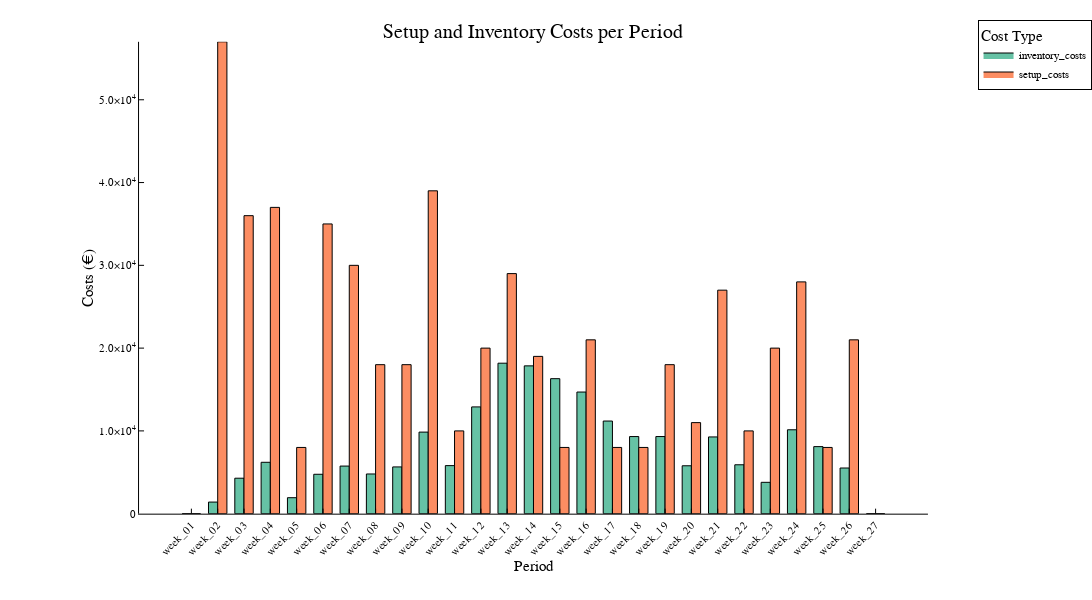

The notebook cell this image was saved under:
### Code cell
stacked_costs = create_cost_results()
p = create_cost_plot(stacked_costs)

### Figure 1 — Plotly figure (JSON) as saved in the notebook; plotly's stock layout.template omitted (floating-point values rounded to 4 significant figures)
{"data": [{"fill": "tozeroy", "fillcolor": "rgba(102, 194, 165, 1.000)", "legendgroup": "inventory_costs", "line": {"color": "rgba(0, 0, 0, 1.000)", "dash": "solid", "width": 1}, "mode": "lines", "name": "inventory_costs", "showlegend": true, "type": "scatter", "x": [0.15, 0.15, 0.5, 0.5, 0.15], "xaxis": "x1", "y": [0, 0, 0, 0, 0], "yaxis": "y1"}, {"fill": "tozeroy", "fillcolor": "rgba(102, 194, 165, 1.000)", "legendgroup": "inventory_costs", "line": {"color": "rgba(0, 0, 0, 1.000)", "dash": "solid", "width": 1}, "mode": "lines", "name": "inventory_costs", "showlegend": false, "type": "scatter", "x": [1.15, 1.15, 1.5, 1.5, 1.15], "xaxis": "x1", "y": [1400.0, 0, 0, 1400.0, 1400.0], "yaxis": "y1"}, {"fill": "tozeroy", "fillcolor": "rgba(102, 194, 165, 1.000)", "legendgroup": "inventory_costs", "line": {"color": "rgba(0, 0, 0, 1.000)", "dash": "solid", "width": 1}, "mode": "lines", "name": "inventory_costs", "showlegend": false, "type": "scatter", "x": [2.15, 2.15, 2.5, 2.5, 2.15], "xaxis": "x1", "y": [4283.0, 0, 0, 4283.0, 4283.0], "yaxis": "y1"}, {"fill": "tozeroy", "fillcolor": "rgba(102, 194, 165, 1.000)", "legendgroup": "inventory_costs", "line": {"color": "rgba(0, 0, 0, 1.000)", "dash": "solid", "width": 1}, "mode": "lines", "name": "inventory_costs", "showlegend": false, "type": "scatter", "x": [3.15, 3.15, 3.5, 3.5, 3.15], "xaxis": "x1", "y": [6207.0, 0, 0, 6207.0, 6207.0], "yaxis": "y1"}, {"fill": "tozeroy", "fillcolor": "rgba(102, 194, 165, 1.000)", "legendgroup": "inventory_costs", "line": {"color": "rgba(0, 0, 0, 1.000)", "dash": "solid", "width": 1}, "mode": "lines", "name": "inventory_costs", "showlegend": false, "type": "scatter", "x": [4.15, 4.15, 4.5, 4.5, 4.15], "xaxis": "x1", "y": [1930.0, 0, 0, 1930.0, 1930.0], "yaxis": "y1"}, {"fill": "tozeroy", "fillcolor": "rgba(102, 194, 165, 1.000)", "legendgroup": "inventory_costs", "line": {"color": "rgba(0, 0, 0, 1.000)", "dash": "solid", "width": 1}, "mode": "lines", "name": "inventory_costs", "showlegend": false, "type": "scatter", "x": [5.15, 5.15, 5.5, 5.5, 5.15], "xaxis": "x1", "y": [4759.0, 0, 0, 4759.0, 4759.0], "yaxis": "y1"}, {"fill": "tozeroy", "fillcolor": "rgba(102, 194, 165, 1.000)", "legendgroup": "inventory_costs", "line": {"color": "rgba(0, 0, 0, 1.000)", "dash": "solid", "width": 1}, "mode": "lines", "name": "inventory_costs", "showlegend": false, "type": "scatter", "x": [6.15, 6.15, 6.5, 6.5, 6.15], "xaxis": "x1", "y": [5751.0, 0, 0, 5751.0, 5751.0], "yaxis": "y1"}, {"fill": "tozeroy", "fillcolor": "rgba(102, 194, 165, 1.000)", "legendgroup": "inventory_costs", "line": {"color": "rgba(0, 0, 0, 1.000)", "dash": "solid", "width": 1}, "mode": "lines", "name": "inventory_costs", "showlegend": false, "type": "scatter", "x": [7.15, 7.15, 7.5, 7.5, 7.15], "xaxis": "x1", "y": [4794.0, 0, 0, 4794.0, 4794.0], "yaxis": "y1"}, {"fill": "tozeroy", "fillcolor": "rgba(102, 194, 165, 1.000)", "legendgroup": "inventory_costs", "line": {"color": "rgba(0, 0, 0, 1.000)", "dash": "solid", "width": 1}, "mode": "lines", "name": "inventory_costs", "showlegend": false, "type": "scatter", "x": [8.15, 8.15, 8.5, 8.5, 8.15], "xaxis": "x1", "y": [5648.0, 0, 0, 5648.0, 5648.0], "yaxis": "y1"}, {"fill": "tozeroy", "fillcolor": "rgba(102, 194, 165, 1.000)", "legendgroup": "inventory_costs", "line": {"color": "rgba(0, 0, 0, 1.000)", "dash": "solid", "width": 1}, "mode": "lines", "name": "inventory_costs", "showlegend": false, "type": "scatter", "x": [9.15, 9.15, 9.5, 9.5, 9.15], "xaxis": "x1", "y": [9854.0, 0, 0, 9854.0, 9854.0], "yaxis": "y1"}, {"fill": "tozeroy", "fillcolor": "rgba(102, 194, 165, 1.000)", "legendgroup": "inventory_costs", "line": {"color": "rgba(0, 0, 0, 1.000)", "dash": "solid", "width": 1}, "mode": "lines", "name": "inventory_costs", "showlegend": false, "type": "scatter", "x": [10.15, 10.15, 10.5, 10.5, 10.15], "xaxis": "x1", "y": [5804.0, 0, 0, 5804.0, 5804.0], "yaxis": "y1"}, {"fill": "tozeroy", "fillcolor": "rgba(102, 194, 165, 1.000)", "legendgroup": "inventory_costs", "line": {"color": "rgba(0, 0, 0, 1.000)", "dash": "solid", "width": 1}, "mode": "lines", "name": "inventory_costs", "showlegend": false, "type": "scatter", "x": [11.15, 11.15, 11.5, 11.5, 11.15], "xaxis": "x1", "y": [12900.0, 0, 0, 12900.0, 12900.0], "yaxis": "y1"}, {"fill": "tozeroy", "fillcolor": "rgba(102, 194, 165, 1.000)", "legendgroup": "inventory_costs", "line": {"color": "rgba(0, 0, 0, 1.000)", "dash": "solid", "width": 1}, "mode": "lines", "name": "inventory_costs", "showlegend": false, "type": "scatter", "x": [12.15, 12.15, 12.5, 12.5, 12.15], "xaxis": "x1", "y": [18180.0, 0, 0, 18180.0, 18180.0], "yaxis": "y1"}, {"fill": "tozeroy", "fillcolor": "rgba(102, 194, 165, 1.000)", "legendgroup": "inventory_costs", "line": {"color": "rgba(0, 0, 0, 1.000)", "dash": "solid", "width": 1}, "mode": "lines", "name": "inventory_costs", "showlegend": false, "type": "scatter", "x": [13.15, 13.15, 13.5, 13.5, 13.15], "xaxis": "x1", "y": [17850.0, 0, 0, 17850.0, 17850.0], "yaxis": "y1"}, {"fill": "tozeroy", "fillcolor": "rgba(102, 194, 165, 1.000)", "legendgroup": "inventory_costs", "line": {"color": "rgba(0, 0, 0, 1.000)", "dash": "solid", "width": 1}, "mode": "lines", "name": "inventory_costs", "showlegend": false, "type": "scatter", "x": [14.15, 14.15, 14.5, 14.5, 14.15], "xaxis": "x1", "y": [16310.0, 0, 0, 16310.0, 16310.0], "yaxis": "y1"}, {"fill": "tozeroy", "fillcolor": "rgba(102, 194, 165, 1.000)", "legendgroup": "inventory_costs", "line": {"color": "rgba(0, 0, 0, 1.000)", "dash": "solid", "width": 1}, "mode": "lines", "name": "inventory_costs", "showlegend": false, "type": "scatter", "x": [15.15, 15.15, 15.5, 15.5, 15.15], "xaxis": "x1", "y": [14690.0, 0, 0, 14690.0, 14690.0], "yaxis": "y1"}, {"fill": "tozeroy", "fillcolor": "rgba(102, 194, 165, 1.000)", "legendgroup": "inventory_costs", "line": {"color": "rgba(0, 0, 0, 1.000)", "dash": "solid", "width": 1}, "mode": "lines", "name": "inventory_costs", "showlegend": false, "type": "scatter", "x": [16.15, 16.15, 16.5, 16.5, 16.15], "xaxis": "x1", "y": [11190.0, 0, 0, 11190.0, 11190.0], "yaxis": "y1"}, {"fill": "tozeroy", "fillcolor": "rgba(102, 194, 165, 1.000)", "legendgroup": "inventory_costs", "line": {"color": "rgba(0, 0, 0, 1.000)", "dash": "solid", "width": 1}, "mode": "lines", "name": "inventory_costs", "showlegend": false, "type": "scatter", "x": [17.15, 17.15, 17.5, 17.5, 17.15], "xaxis": "x1", "y": [9316.0, 0, 0, 9316.0, 9316.0], "yaxis": "y1"}, {"fill": "tozeroy", "fillcolor": "rgba(102, 194, 165, 1.000)", "legendgroup": "inventory_costs", "line": {"color": "rgba(0, 0, 0, 1.000)", "dash": "solid", "width": 1}, "mode": "lines", "name": "inventory_costs", "showlegend": false, "type": "scatter", "x": [18.15, 18.15, 18.5, 18.5, 18.15], "xaxis": "x1", "y": [9318.0, 0, 0, 9318.0, 9318.0], "yaxis": "y1"}, {"fill": "tozeroy", "fillcolor": "rgba(102, 194, 165, 1.000)", "legendgroup": "inventory_costs", "line": {"color": "rgba(0, 0, 0, 1.000)", "dash": "solid", "width": 1}, "mode": "lines", "name": "inventory_costs", "showlegend": false, "type": "scatter", "x": [19.15, 19.15, 19.5, 19.5, 19.15], "xaxis": "x1", "y": [5786.0, 0, 0, 5786.0, 5786.0], "yaxis": "y1"}, {"fill": "tozeroy", "fillcolor": "rgba(102, 194, 165, 1.000)", "legendgroup": "inventory_costs", "line": {"color": "rgba(0, 0, 0, 1.000)", "dash": "solid", "width": 1}, "mode": "lines", "name": "inventory_costs", "showlegend": false, "type": "scatter", "x": [20.15, 20.15, 20.5, 20.5, 20.15], "xaxis": "x1", "y": [9269.0, 0, 0, 9269.0, 9269.0], "yaxis": "y1"}, {"fill": "tozeroy", "fillcolor": "rgba(102, 194, 165, 1.000)", "legendgroup": "inventory_costs", "line": {"color": "rgba(0, 0, 0, 1.000)", "dash": "solid", "width": 1}, "mode": "lines", "name": "inventory_costs", "showlegend": false, "type": "scatter", "x": [21.15, 21.15, 21.5, 21.5, 21.15], "xaxis": "x1", "y": [5907.0, 0, 0, 5907.0, 5907.0], "yaxis": "y1"}, {"fill": "tozeroy", "fillcolor": "rgba(102, 194, 165, 1.000)", "legendgroup": "inventory_costs", "line": {"color": "rgba(0, 0, 0, 1.000)", "dash": "solid", "width": 1}, "mode": "lines", "name": "inventory_costs", "showlegend": false, "type": "scatter", "x": [22.15, 22.15, 22.5, 22.5, 22.15], "xaxis": "x1", "y": [3787.0, 0, 0, 3787.0, 3787.0], "yaxis": "y1"}, {"fill": "tozeroy", "fillcolor": "rgba(102, 194, 165, 1.000)", "legendgroup": "inventory_costs", "line": {"color": "rgba(0, 0, 0, 1.000)", "dash": "solid", "width": 1}, "mode": "lines", "name": "inventory_costs", "showlegend": false, "type": "scatter", "x": [23.15, 23.15, 23.5, 23.5, 23.15], "xaxis": "x1", "y": [10130.0, 0, 0, 10130.0, 10130.0], "yaxis": "y1"}, {"fill": "tozeroy", "fillcolor": "rgba(102, 194, 165, 1.000)", "legendgroup": "inventory_costs", "line": {"color": "rgba(0, 0, 0, 1.000)", "dash": "solid", "width": 1}, "mode": "lines", "name": "inventory_costs", "showlegend": false, "type": "scatter", "x": [24.15, 24.15, 24.5, 24.5, 24.15], "xaxis": "x1", "y": [8101.0, 0, 0, 8101.0, 8101.0], "yaxis": "y1"}, {"fill": "tozeroy", "fillcolor": "rgba(102, 194, 165, 1.000)", "legendgroup": "inventory_costs", "line": {"color": "rgba(0, 0, 0, 1.000)", "dash": "solid", "width": 1}, "mode": "lines", "name": "inventory_costs", "showlegend": false, "type": "scatter", "x": [25.15, 25.15, 25.5, 25.5, 25.15], "xaxis": "x1", "y": [5515.0, 0, 0, 5515.0, 5515.0], "yaxis": "y1"}, {"fill": "tozeroy", "fillcolor": "rgba(102, 194, 165, 1.000)", "legendgroup": "inventory_costs", "line": {"color": "rgba(0, 0, 0, 1.000)", "dash": "solid", "width": 1}, "mode": "lines", "name": "inventory_costs", "showlegend": false, "type": "scatter", "x": [26.15, 26.15, 26.5, 26.5, 26.15], "xaxis": "x1", "y": [0, 0, 0, 0, 0], "yaxis": "y1"}, {"colorbar": {"len": 0.8426, "title": "", "x": 0.9967, "y": 0.5397}, "legendgroup": "inventory_costs", "marker": {"color": "rgba(102, 194, 165, 0.000)", "line": {"color": "rgba(0, 0, 0, 0.000)", "width": 1}, "size": 0, "symbol": "circle"}, "mode": "markers", "name": "inventory_costs", "showlegend": false, "type": "scatter", "x": [0.325, 1.325, 2.325, 3.325, 4.325, 5.325, 6.325, 7.325, 8.325, 9.325, 10.33, 11.33, 12.33, 13.33, 14.33, 15.33, 16.32, 17.32, 18.32, 19.32, 20.32, 21.32, 22.32, 23.32, 24.32, 25.32, 26.32], "xaxis": "x", "y": [0, 1400.0, 4283.0, 6207.0, 1930.0, 4759.0, 5751.0, 4794.0, 5648.0, 9854.0, 5804.0, 12900.0, 18180.0, 17850.0, 16310.0, 14690.0, 11190.0, 9316.0, 9318.0, 5786.0, 9269.0, 5907.0, 3787.0, 10130.0, 8101.0, 5515.0, 0], "yaxis": "y"}, {"fill": "tozeroy", "fillcolor": "rgba(252, 141, 98, 1.000)", "legendgroup": "setup_costs", "line": {"color": "rgba(0, 0, 0, 1.000)", "dash": "solid", "width": 1}, "mode": "lines", "name": "setup_costs", "showlegend": true, "type": "scatter", "x": [0.5, 0.5, 0.85, 0.85, 0.5], "xaxis": "x1", "y": [0, 0, 0, 0, 0], "yaxis": "y1"}, {"fill": "tozeroy", "fillcolor": "rgba(252, 141, 98, 1.000)", "legendgroup": "setup_costs", "line": {"color": "rgba(0, 0, 0, 1.000)", "dash": "solid", "width": 1}, "mode": "lines", "name": "setup_costs", "showlegend": false, "type": "scatter", "x": [1.5, 1.5, 1.85, 1.85, 1.5], "xaxis": "x1", "y": [57000, 0, 0, 57000, 57000], "yaxis": "y1"}, {"fill": "tozeroy", "fillcolor": "rgba(252, 141, 98, 1.000)", "legendgroup": "setup_costs", "line": {"color": "rgba(0, 0, 0, 1.000)", "dash": "solid", "width": 1}, "mode": "lines", "name": "setup_costs", "showlegend": false, "type": "scatter", "x": [2.5, 2.5, 2.85, 2.85, 2.5], "xaxis": "x1", "y": [36000, 0, 0, 36000, 36000], "yaxis": "y1"}, {"fill": "tozeroy", "fillcolor": "rgba(252, 141, 98, 1.000)", "legendgroup": "setup_costs", "line": {"color": "rgba(0, 0, 0, 1.000)", "dash": "solid", "width": 1}, "mode": "lines", "name": "setup_costs", "showlegend": false, "type": "scatter", "x": [3.5, 3.5, 3.85, 3.85, 3.5], "xaxis": "x1", "y": [37000, 0, 0, 37000, 37000], "yaxis": "y1"}, {"fill": "tozeroy", "fillcolor": "rgba(252, 141, 98, 1.000)", "legendgroup": "setup_costs", "line": {"color": "rgba(0, 0, 0, 1.000)", "dash": "solid", "width": 1}, "mode": "lines", "name": "setup_costs", "showlegend": false, "type": "scatter", "x": [4.5, 4.5, 4.85, 4.85, 4.5], "xaxis": "x1", "y": [8000, 0, 0, 8000, 8000], "yaxis": "y1"}, {"fill": "tozeroy", "fillcolor": "rgba(252, 141, 98, 1.000)", "legendgroup": "setup_costs", "line": {"color": "rgba(0, 0, 0, 1.000)", "dash": "solid", "width": 1}, "mode": "lines", "name": "setup_costs", "showlegend": false, "type": "scatter", "x": [5.5, 5.5, 5.85, 5.85, 5.5], "xaxis": "x1", "y": [35000, 0, 0, 35000, 35000], "yaxis": "y1"}, {"fill": "tozeroy", "fillcolor": "rgba(252, 141, 98, 1.000)", "legendgroup": "setup_costs", "line": {"color": "rgba(0, 0, 0, 1.000)", "dash": "solid", "width": 1}, "mode": "lines", "name": "setup_costs", "showlegend": false, "type": "scatter", "x": [6.5, 6.5, 6.85, 6.85, 6.5], "xaxis": "x1", "y": [30000, 0, 0, 30000, 30000], "yaxis": "y1"}, {"fill": "tozeroy", "fillcolor": "rgba(252, 141, 98, 1.000)", "legendgroup": "setup_costs", "line": {"color": "rgba(0, 0, 0, 1.000)", "dash": "solid", "width": 1}, "mode": "lines", "name": "setup_costs", "showlegend": false, "type": "scatter", "x": [7.5, 7.5, 7.85, 7.85, 7.5], "xaxis": "x1", "y": [18000, 0, 0, 18000, 18000], "yaxis": "y1"}, {"fill": "tozeroy", "fillcolor": "rgba(252, 141, 98, 1.000)", "legendgroup": "setup_costs", "line": {"color": "rgba(0, 0, 0, 1.000)", "dash": "solid", "width": 1}, "mode": "lines", "name": "setup_costs", "showlegend": false, "type": "scatter", "x": [8.5, 8.5, 8.85, 8.85, 8.5], "xaxis": "x1", "y": [18000, 0, 0, 18000, 18000], "yaxis": "y1"}, {"fill": "tozeroy", "fillcolor": "rgba(252, 141, 98, 1.000)", "legendgroup": "setup_costs", "line": {"color": "rgba(0, 0, 0, 1.000)", "dash": "solid", "width": 1}, "mode": "lines", "name": "setup_costs", "showlegend": false, "type": "scatter", "x": [9.5, 9.5, 9.85, 9.85, 9.5], "xaxis": "x1", "y": [39000, 0, 0, 39000, 39000], "yaxis": "y1"}, {"fill": "tozeroy", "fillcolor": "rgba(252, 141, 98, 1.000)", "legendgroup": "setup_costs", "line": {"color": "rgba(0, 0, 0, 1.000)", "dash": "solid", "width": 1}, "mode": "lines", "name": "setup_costs", "showlegend": false, "type": "scatter", "x": [10.5, 10.5, 10.85, 10.85, 10.5], "xaxis": "x1", "y": [10000, 0, 0, 10000, 10000], "yaxis": "y1"}, {"fill": "tozeroy", "fillcolor": "rgba(252, 141, 98, 1.000)", "legendgroup": "setup_costs", "line": {"color": "rgba(0, 0, 0, 1.000)", "dash": "solid", "width": 1}, "mode": "lines", "name": "setup_costs", "showlegend": false, "type": "scatter", "x": [11.5, 11.5, 11.85, 11.85, 11.5], "xaxis": "x1", "y": [20000, 0, 0, 20000, 20000], "yaxis": "y1"}, {"fill": "tozeroy", "fillcolor": "rgba(252, 141, 98, 1.000)", "legendgroup": "setup_costs", "line": {"color": "rgba(0, 0, 0, 1.000)", "dash": "solid", "width": 1}, "mode": "lines", "name": "setup_costs", "showlegend": false, "type": "scatter", "x": [12.5, 12.5, 12.85, 12.85, 12.5], "xaxis": "x1", "y": [29000, 0, 0, 29000, 29000], "yaxis": "y1"}, {"fill": "tozeroy", "fillcolor": "rgba(252, 141, 98, 1.000)", "legendgroup": "setup_costs", "line": {"color": "rgba(0, 0, 0, 1.000)", "dash": "solid", "width": 1}, "mode": "lines", "name": "setup_costs", "showlegend": false, "type": "scatter", "x": [13.5, 13.5, 13.85, 13.85, 13.5], "xaxis": "x1", "y": [19000, 0, 0, 19000, 19000], "yaxis": "y1"}, {"fill": "tozeroy", "fillcolor": "rgba(252, 141, 98, 1.000)", "legendgroup": "setup_costs", "line": {"color": "rgba(0, 0, 0, 1.000)", "dash": "solid", "width": 1}, "mode": "lines", "name": "setup_costs", "showlegend": false, "type": "scatter", "x": [14.5, 14.5, 14.85, 14.85, 14.5], "xaxis": "x1", "y": [8000, 0, 0, 8000, 8000], "yaxis": "y1"}, {"fill": "tozeroy", "fillcolor": "rgba(252, 141, 98, 1.000)", "legendgroup": "setup_costs", "line": {"color": "rgba(0, 0, 0, 1.000)", "dash": "solid", "width": 1}, "mode": "lines", "name": "setup_costs", "showlegend": false, "type": "scatter", "x": [15.5, 15.5, 15.85, 15.85, 15.5], "xaxis": "x1", "y": [21000, 0, 0, 21000, 21000], "yaxis": "y1"}, {"fill": "tozeroy", "fillcolor": "rgba(252, 141, 98, 1.000)", "legendgroup": "setup_costs", "line": {"color": "rgba(0, 0, 0, 1.000)", "dash": "solid", "width": 1}, "mode": "lines", "name": "setup_costs", "showlegend": false, "type": "scatter", "x": [16.5, 16.5, 16.85, 16.85, 16.5], "xaxis": "x1", "y": [8000, 0, 0, 8000, 8000], "yaxis": "y1"}, {"fill": "tozeroy", "fillcolor": "rgba(252, 141, 98, 1.000)", "legendgroup": "setup_costs", "line": {"color": "rgba(0, 0, 0, 1.000)", "dash": "solid", "width": 1}, "mode": "lines", "name": "setup_costs", "showlegend": false, "type": "scatter", "x": [17.5, 17.5, 17.85, 17.85, 17.5], "xaxis": "x1", "y": [8000, 0, 0, 8000, 8000], "yaxis": "y1"}, {"fill": "tozeroy", "fillcolor": "rgba(252, 141, 98, 1.000)", "legendgroup": "setup_costs", "line": {"color": "rgba(0, 0, 0, 1.000)", "dash": "solid", "width": 1}, "mode": "lines", "name": "setup_costs", "showlegend": false, "type": "scatter", "x": [18.5, 18.5, 18.85, 18.85, 18.5], "xaxis": "x1", "y": [18000, 0, 0, 18000, 18000], "yaxis": "y1"}, {"fill": "tozeroy", "fillcolor": "rgba(252, 141, 98, 1.000)", "legendgroup": "setup_costs", "line": {"color": "rgba(0, 0, 0, 1.000)", "dash": "solid", "width": 1}, "mode": "lines", "name": "setup_costs", "showlegend": false, "type": "scatter", "x": [19.5, 19.5, 19.85, 19.85, 19.5], "xaxis": "x1", "y": [11000, 0, 0, 11000, 11000], "yaxis": "y1"}, {"fill": "tozeroy", "fillcolor": "rgba(252, 141, 98, 1.000)", "legendgroup": "setup_costs", "line": {"color": "rgba(0, 0, 0, 1.000)", "dash": "solid", "width": 1}, "mode": "lines", "name": "setup_costs", "showlegend": false, "type": "scatter", "x": [20.5, 20.5, 20.85, 20.85, 20.5], "xaxis": "x1", "y": [27000, 0, 0, 27000, 27000], "yaxis": "y1"}, {"fill": "tozeroy", "fillcolor": "rgba(252, 141, 98, 1.000)", "legendgroup": "setup_costs", "line": {"color": "rgba(0, 0, 0, 1.000)", "dash": "solid", "width": 1}, "mode": "lines", "name": "setup_costs", "showlegend": false, "type": "scatter", "x": [21.5, 21.5, 21.85, 21.85, 21.5], "xaxis": "x1", "y": [10000, 0, 0, 10000, 10000], "yaxis": "y1"}, {"fill": "tozeroy", "fillcolor": "rgba(252, 141, 98, 1.000)", "legendgroup": "setup_costs", "line": {"color": "rgba(0, 0, 0, 1.000)", "dash": "solid", "width": 1}, "mode": "lines", "name": "setup_costs", "showlegend": false, "type": "scatter", "x": [22.5, 22.5, 22.85, 22.85, 22.5], "xaxis": "x1", "y": [20000, 0, 0, 20000, 20000], "yaxis": "y1"}, {"fill": "tozeroy", "fillcolor": "rgba(252, 141, 98, 1.000)", "legendgroup": "setup_costs", "line": {"color": "rgba(0, 0, 0, 1.000)", "dash": "solid", "width": 1}, "mode": "lines", "name": "setup_costs", "showlegend": false, "type": "scatter", "x": [23.5, 23.5, 23.85, 23.85, 23.5], "xaxis": "x1", "y": [28000, 0, 0, 28000, 28000], "yaxis": "y1"}, {"fill": "tozeroy", "fillcolor": "rgba(252, 141, 98, 1.000)", "legendgroup": "setup_costs", "line": {"color": "rgba(0, 0, 0, 1.000)", "dash": "solid", "width": 1}, "mode": "lines", "name": "setup_costs", "showlegend": false, "type": "scatter", "x": [24.5, 24.5, 24.85, 24.85, 24.5], "xaxis": "x1", "y": [8000, 0, 0, 8000, 8000], "yaxis": "y1"}, {"fill": "tozeroy", "fillcolor": "rgba(252, 141, 98, 1.000)", "legendgroup": "setup_costs", "line": {"color": "rgba(0, 0, 0, 1.000)", "dash": "solid", "width": 1}, "mode": "lines", "name": "setup_costs", "showlegend": false, "type": "scatter", "x": [25.5, 25.5, 25.85, 25.85, 25.5], "xaxis": "x1", "y": [21000, 0, 0, 21000, 21000], "yaxis": "y1"}, {"fill": "tozeroy", "fillcolor": "rgba(252, 141, 98, 1.000)", "legendgroup": "setup_costs", "line": {"color": "rgba(0, 0, 0, 1.000)", "dash": "solid", "width": 1}, "mode": "lines", "name": "setup_costs", "showlegend": false, "type": "scatter", "x": [26.5, 26.5, 26.85, 26.85, 26.5], "xaxis": "x1", "y": [1.336e-13, 0, 0, 1.336e-13, 1.336e-13], "yaxis": "y1"}, {"colorbar": {"len": 0.8426, "title": "", "x": 0.9967, "y": 0.5397}, "legendgroup": "setup_costs", "marker": {"color": "rgba(252, 141, 98, 0.000)", "line": {"color": "rgba(0, 0, 0, 0.000)", "width": 1}, "size": 0, "symbol": "circle"}, "mode": "markers", "name": "setup_costs", "showlegend": false, "type": "scatter", "x": [0.675, 1.675, 2.675, 3.675, 4.675, 5.675, 6.675, 7.675, 8.675, 9.675, 10.68, 11.68, 12.68, 13.68, 14.68, 15.68, 16.68, 17.68, 18.68, 19.68, 20.68, 21.68, 22.68, 23.68, 24.68, 25.68, 26.68], "xaxis": "x", "y": [0, 57000, 36000, 37000, 8000, 35000, 30000, 18000, 18000, 39000, 10000, 20000, 29000, 19000, 8000, 21000, 8000, 8000, 18000, 11000, 27000, 10000, 20000, 28000, 8000, 21000, 1.336e-13], "yaxis": "y"}], "layout": {"annotations": [{"font": {"color": "rgba(0, 0, 0, 1.000)", "family": "sans-serif", "size": 20}, "rotation": 0, "showarrow": false, "text": "Setup and Inventory Costs per Period", "x": 0.573, "xanchor": "center", "xref": "paper", "y": 1, "yanchor": "top", "yref": "paper"}], "height": 600, "legend": {"bgcolor": "rgba(255, 255, 255, 1.000)", "bordercolor": "rgba(0, 0, 0, 1.000)", "borderwidth": 1, "font": {"color": "rgba(0, 0, 0, 1.000)", "family": "sans-serif", "size": 11}, "title": {"font": {"color": "rgba(0, 0, 0, 1.000)", "family": "sans-serif", "size": 15}, "text": "Cost Type"}, "tracegroupgap": 0, "traceorder": "normal", "x": 1.05, "xanchor": "upper", "y": 1, "yanchor": "right"}, "margin": {"b": 20, "l": 0, "r": 0, "t": 20}, "paper_bgcolor": "rgba(255, 255, 255, 1.000)", "plot_bgcolor": "rgba(255, 255, 255, 1.000)", "showlegend": true, "width": 1200, "xaxis": {"anchor": "y", "domain": [0.1493, 0.9967], "gridcolor": "rgba(0, 0, 0, 0.100)", "gridwidth": 0.5, "linecolor": "rgba(0, 0, 0, 1.000)", "mirror": false, "range": [-1.489, 28.49], "showgrid": false, "showline": true, "showticklabels": true, "tickangle": -45, "tickcolor": "rgb(0, 0, 0)", "tickfont": {"color": "rgba(0, 0, 0, 1.000)", "family": "sans-serif", "size": 11}, "tickmode": "array", "ticks": "inside", "ticktext": ["week_01", "week_02", "week_03", "week_04", "week_05", "week_06", "week_07", "week_08", "week_09", "week_10", "week_11", "week_12", "week_13", "week_14", "week_15", "week_16", "week_17", "week_18", "week_19", "week_20", "week_21", "week_22", "week_23", "week_24", "week_25", "week_26", "week_27"], "tickvals": [0.5, 1.5, 2.5, 3.5, 4.5, 5.5, 6.5, 7.5, 8.5, 9.5, 10.5, 11.5, 12.5, 13.5, 14.5, 15.5, 16.5, 17.5, 18.5, 19.5, 20.5, 21.5, 22.5, 23.5, 24.5, 25.5, 26.5], "title": "Period", "titlefont": {"color": "rgba(0, 0, 0, 1.000)", "family": "sans-serif", "size": 15}, "type": "-", "visible": true, "zeroline": false, "zerolinecolor": "rgba(0, 0, 0, 1.000)"}, "yaxis": {"anchor": "x", "domain": [0.1184, 0.961], "gridcolor": "rgba(0, 0, 0, 0.100)", "gridwidth": 0.5, "linecolor": "rgba(0, 0, 0, 1.000)", "mirror": false, "range": [0, 57000], "showgrid": false, "showline": true, "showticklabels": true, "tickangle": 0, "tickcolor": "rgb(0, 0, 0)", "tickfont": {"color": "rgba(0, 0, 0, 1.000)", "family": "sans-serif", "size": 11}, "tickmode": "array", "ticks": "inside", "ticktext": ["0", "1.0×10<sup>4</sup>", "2.0×10<sup>4</sup>", "3.0×10<sup>4</sup>", "4.0×10<sup>4</sup>", "5.0×10<sup>4</sup>"], "tickvals": [0, 10000, 20000, 30000, 40000, 50000], "title": "Costs (€)", "titlefont": {"color": "rgba(0, 0, 0, 1.000)", "family": "sans-serif", "size": 15}, "type": "-", "visible": true, "zeroline": false, "zerolinecolor": "rgba(0, 0, 0, 1.000)"}}}
